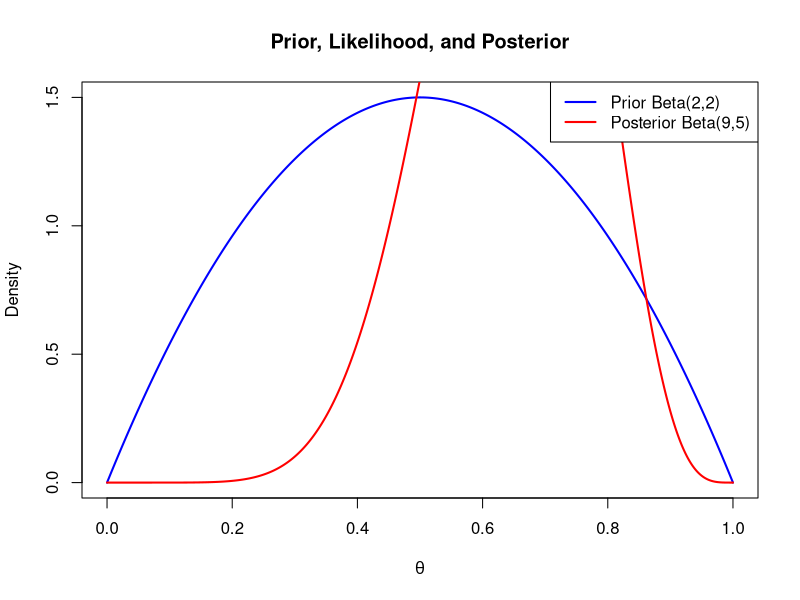

Reproduce this figure in R.
## ---- chunk 1
# Posterior update for a Binomial model
alpha0 <- 2; beta0 <- 2  # prior
n <- 10; y <- 7          # data
alpha1 <- alpha0 + y; beta1 <- beta0 + n - y

theta <- seq(0, 1, length.out = 500)
plot(theta, dbeta(theta, alpha0, beta0), type="l", lwd=2, col="blue",
     ylab="Density", xlab=expression(theta),
     main="Prior, Likelihood, and Posterior")
lines(theta, dbeta(theta, alpha1, beta1), col="red", lwd=2)
legend("topright",
       legend=c("Prior Beta(2,2)", "Posterior Beta(9,5)"),
       col=c("blue", "red"), lwd=2)
